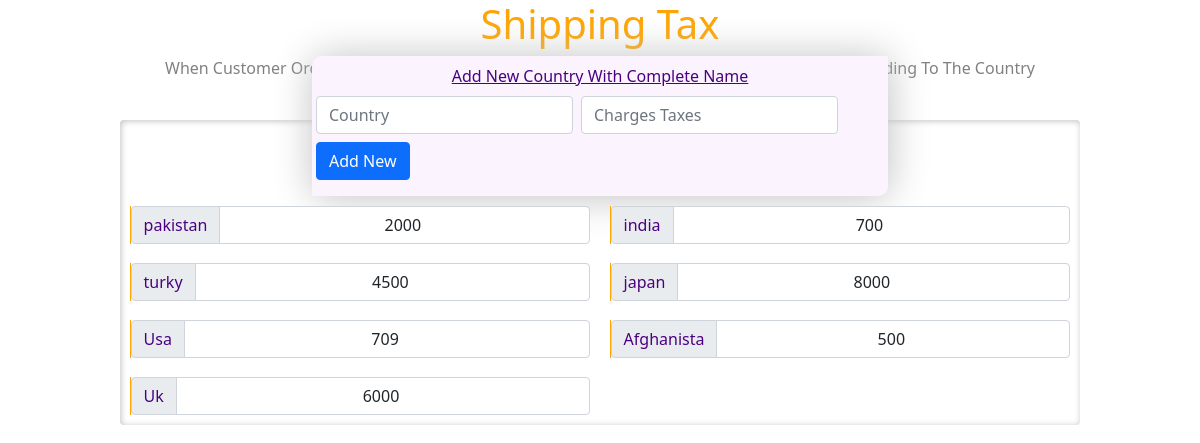
The page /admino/shippingtax.php (signed in) on the database its author committed.
### tables this page shows
CREATE TABLE `shipping_tax` (
  `id` int(111) NOT NULL,
  `vcountry` varchar(20) NOT NULL DEFAULT 'Pakistan',
  `vtax` float NOT NULL DEFAULT '0',
  `othertax` float NOT NULL DEFAULT '1000'
);

### admino/shippingtax.php (the view, shortened to what this page needs)
<?php
include '../config.php';
?>
<!doctype html>
<html lang="en">
  <head>
    <link href="https://cdn.jsdelivr.net/npm/bootstrap@5.0.2/dist/css/bootstrap.min.css" rel="stylesheet">
  </head>
  <body>
    <h1 style="color:orange;text-align:center"> Shipping Tax </h1>
     <p style="color:gray;width:80%;margin-left:10%;text-align: center;"> When Customer Order Then Apply Feeses And Some Shipping Charges + Tax with Balance According To The Country </p>
    <br>
    <div id="card">
    <form method="post" class="row g-2" style="margin-top:-4rem; box-shadow:1px 1px 40px silver;width:60%;margin-left:20%;background:rgb(251, 244, 255); border-radius: 10px 0 10px 0;">
      <u style="color:indigo;"> Add New Country With Complete Name</u>
      <div class="col-auto">
        <input type="text" name="adcountry" class="form-control" id="inputPassword2" placeholder="Country">
      </div>
      <div class="col-auto">
        <input type="number" class="form-control" name="adtaxval" id="inputPassword2" placeholder="Charges Taxes">
      </div>
      <div class="col-auto">
        <button type="submit" name="addbtn" class="btn btn-primary mb-3"> Add New </button>
      </div>
    </form>
<?
$shipping_tax = mysqli_query($db,"SELECT * FROM shipping_tax");
while($vtaxf =mysqli_fetch_assoc($shipping_tax)){
?>
      <div style="width:48%; margin:1%; border-left:1px solid orange;">
        <div class="input-group">
          <span class="input-group-text" id="basic-addon1" style="color:indigo;"><? echo  substr($vtaxf['vcountry'],0,10); ?> </span>
          <input type="text" value="<? echo $vtaxf['vtax']; ?> " class="form-control allinputs" data-id="<? echo $vtaxf['id']; ?>" placeholder=" Tax ">
        </div>
       </div>
<? } ?>
    </div>
  </body>
</html>

### admino/shippingtax.php (style rules this page uses)
#card { width:80%;margin-left:10%;display:flex;flex-direction:row;box-shadow:1px 1px 10px gray; box-shadow:inset 1px 1px 6px silver;text-align: center; flex-wrap: wrap; border-radius:4px; }
.allinputs { outline: none; text-align: center; box-shadow: inset:1px 1px 5px gray; }

### rows shown on the page
shipping_tax: vcountry "pakistan", vtax "2000"
shipping_tax: vcountry "india", vtax "700"
shipping_tax: vcountry "turky", vtax "4500"
shipping_tax: vcountry "japan", vtax "8000"
shipping_tax: vcountry "Usa", vtax "709"
shipping_tax: vcountry "Afghanista", vtax "500"
shipping_tax: vcountry "Uk", vtax "6000"
